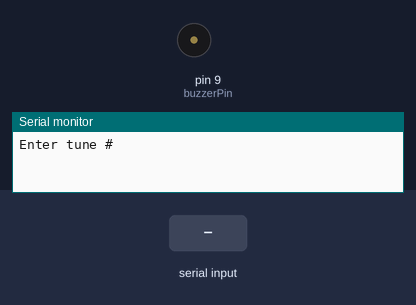
A sketch run on a simulated Arduino Uno, built with avr-gcc and run on an emulated ATmega328P. Shown: buzzer (waves = sounding), the last lines printed to the serial monitor. Inputs (shaded band) come from the test bench.

Above: at 3.2 s.
3.3 s: "90,45\n" received over Serial
At 6.65 s:
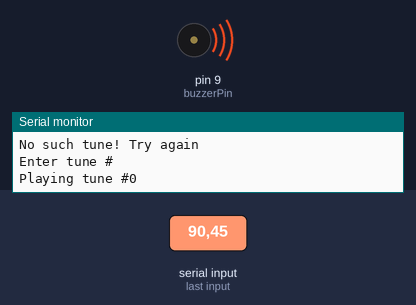
Timing chart, 0 to 11.3 s (numbered marks = the images above; inputs shaded):
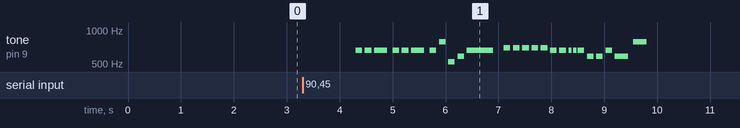

The sketch:

XMAS-Music.ino
```cpp
/*
    Simple Christmas (or other) tune player for the Arduino Uno, Nano & Mini
*/

// Uncomment next line if using Arduino IDE 2.0
// #include <Arduino.h>
#include "notes.h"
#include "tunes.h"

// Output must be PWM capable
#define buzzerPin 9

// One second declaration milliseconds
#define ONE_SECOND 1000

// ======================================
// SETUP      SETUP      SETUP      SETUP
// ======================================
void setup() {
    Serial.begin(115200);
    delay(2000);
}

// ======================================
// LOOP     LOOP     LOOP     LOOP
// ======================================
void loop() {
    Serial.println("\nEnter tune #");
    while (!Serial.available())
        ;

    // Need to validate this - see https://bit.ly/3rk9daC
    unsigned int tuneNo = Serial.parseInt();
    if (tuneNo > (sizeof(tunes) / sizeof(*tunes)) -1){
        Serial.println("\nNo such tune! Try again");
        return;
    }

    // Tunes start from ZERO
    Serial.print("Playing tune #");
    Serial.println(tuneNo);

    for (uint8_t cnt = 0; cnt < sizeof(tunes[tuneNo]); cnt = cnt + 2) {
        // Get the two-byte integer ("word") for the melody
        int note = pgm_read_word_near(tunes[tuneNo] + cnt);
        if (note == _END) break;

        // Get the duration of the note (one byte integer, so a "byte" not a "word")
        uint16_t durationMs = ONE_SECOND / pgm_read_byte_near(tunes[tuneNo] + cnt + 1);

        // Play the note for the duration
        tone(buzzerPin, note, durationMs);

        // Delay between notes about 1.4 x note duration (adjust to suit your ears)
        delay(durationMs * 1.4);
    }

    // All done
    Serial.println("Done!");
}
```

notes.h
```cpp
// Music note frequencies

#ifndef __NOTES__
#define __NOTES__

#define _B0  31
#define _C1  33
#define _CS1 35
#define _D1  37
#define _DS1 39
#define _E1  41
#define _F1  44
#define _FS1 46
#define _G1  49
#define _GS1 52
#define _A1  55
#define _AS1 58
#define _B1  62
#define _C2  65
#define _CS2 69
#define _D2  73
#define _DS2 78
#define _E2  82
#define _F2  87
#define _FS2 93
#define _G2  98
#define _GS2 104
#define _A2  110
#define _AS2 117
#define _B2  123
#define _C3  131
#define _CS3 139
#define _D3  147
#define _DS3 156
#define _E3  165
#define _F3  175
#define _FS3 185
#define _G3  196
#define _GS3 208
#define _A3  220
#define _AS3 233
#define _B3  247
#define _C4  262
#define _CS4 277
#define _D4  294
#define _DS4 311
#define _E4  330
#define _F4  349
#define _FS4 370
#define _G4  392
#define _GS4 415
#define _A4  440
#define _AS4 466
#define _B4  494
#define _C5  523
#define _CS5 554
#define _D5  587
#define _DS5 622
#define _E5  659
#define _F5  698
#define _FS5 740
#define _G5  784
#define _GS5 831
#define _A5  880
#define _AS5 932
#define _B5  988
#define _C6  1047
#define _CS6 1109
#define _D6  1175
#define _DS6 1245
#define _E6  1319
#define _F6  1397
#define _FS6 1480
#define _G6  1568
#define _GS6 1661
#define _A6  1760
#define _AS6 1865
#define _B6  1976
#define _C7  2093
#define _CS7 2217
#define _D7  2349
#define _DS7 2489
#define _E7  2637
#define _F7  2794
#define _FS7 2960
#define _G7  3136
#define _GS7 3322
#define _A7  3520
#define _AS7 3729
#define _B7  3951
#define _C8  4186
#define _CS8 4435
#define _D8  4699
#define _DS8 4978
#define _REST 0
#define _END 9999

#endif
```

tunes.h
```cpp
#include "notes.h"
const int tunes[][70] PROGMEM =
    {
        // 0 -Jingle bells
        {
            _E5, 8, _E5, 8, _E5, 4,
            _E5, 8, _E5, 8, _E5, 4,
            _E5, 8, _G5, 8, _C5, 8, _D5, 8,
            _E5, 2,
            _F5, 8, _F5, 8, _F5, 8, _F5, 8,
            _F5, 8, _E5, 8, _E5, 8, _E5, 16, _E5, 16,
            _E5, 8, _D5, 8, _D5, 8, _E5, 8,
            _D5, 4, _G5, 4, _END},

        // Not as separate array
        // {
        //     8, 8, 4,
        //     8, 8, 4,
        //     8, 8, 8, 8,
        //     2,
        //     8, 8, 8, 8,
        //     8, 8, 8, 16, 16,
        //     8, 8, 8, 8,
        //     4, 4}, 2

        // 1 - We wish you a merry Xmas
        {
            _B3, 4,
            _F4, 4, _F4, 8, _G4, 8, _F4, 8, _E4, 8,
            _D4, 4, _D4, 4, _D4, 4,
            _G4, 4, _G4, 8, _A4, 8, _G4, 8, _F4, 8,
            _E4, 4, _E4, 4, _E4, 4,
            _A4, 4, _A4, 8, _B4, 8, _A4, 8, _G4, 8,
            _F4, 4, _D4, 8, _B3, 8, _B3, 8,
            _D4, 4, _G4, 4, _E4, 4,
            _C4, 2, _END},

        // 2 - Santa Claus coming to town
        {
            _G4, 8,
            _E4, 8, _F4, 8, _G4, 4, _G4, 4, _G4, 4,
            _A4, 8, _B4, 8, _C5, 4, _C5, 4, _C5, 4,
            _E4, 8, _F4, 8, _G4, 4, _G4, 4, _G4, 4,
            _A4, 8, _G4, 8, _F4, 4, _F4, 2,
            _E4, 4, _G4, 4, _C4, 4, _E4, 4,
            _D4, 4, _F4, 2, _B3, 4,
            _C4, 1, _END},

        // 3 - Cartoon ending
        {
            _C7, 5, _G6, 10, _G6, 10, _A6, 5, _G6, 5, _REST, 5,
            _C7, 5, _G6, 10, _G6, 10, _A6, 5, _G6, 5, _REST, 5,
            _C7, 5, _G6, 10, _G6, 10, _A6, 5, _G6, 5, _REST, 5,
            _B6, 5, _C7, 3, _END},

        // 4 - First Noel
        {
            _E4, 6, _D4, 6, _C4, 2, _D4, 6, _E4, 6, _F4, 6, _G4, 4, _A4, 6, _B4, 6, _C5, 3, _B4, 3, _A4, 3,
            _G4, 2, _A4, 6, _B4, 6, _C5, 3, _B4, 3, _A4, 3, _G4, 3, _A4, 3, _B4, 3, _C5, 3, _G4, 3, _F4, 1, _END},

        // 5 - We three kings (short version)
        {
            //
            _B4, 2, _A4, 6, _G4, 2, _E4, 6, _FS4, 6, _G4, 6, _FS4, 6, _E4, 2,
            _B4, 2, _A4, 6, _G4, 2, _E4, 6, _FS4, 6, _G4, 6, _FS4, 6, _E4, 2, _END},

        // 6 - Good King Wenceslass (very short version)
        {
            _G4, 4, _G4, 4, _G4, 4, _A4, 4, _G4, 4, _G4, 4, _D3, 2, _END}

        // End of array
};
```

Measured:
- after the input at 3.3 s, tone on pin 9 (buzzerPin): plays 659 Hz for 0.13 s, 659 Hz for 0.13 s, 659 Hz for 0.25 s, 659 Hz for 0.13 s, 659 Hz for 0.13 s, 659 Hz for 0.25 s … (26 notes in this stretch), starting after 1.0 s
